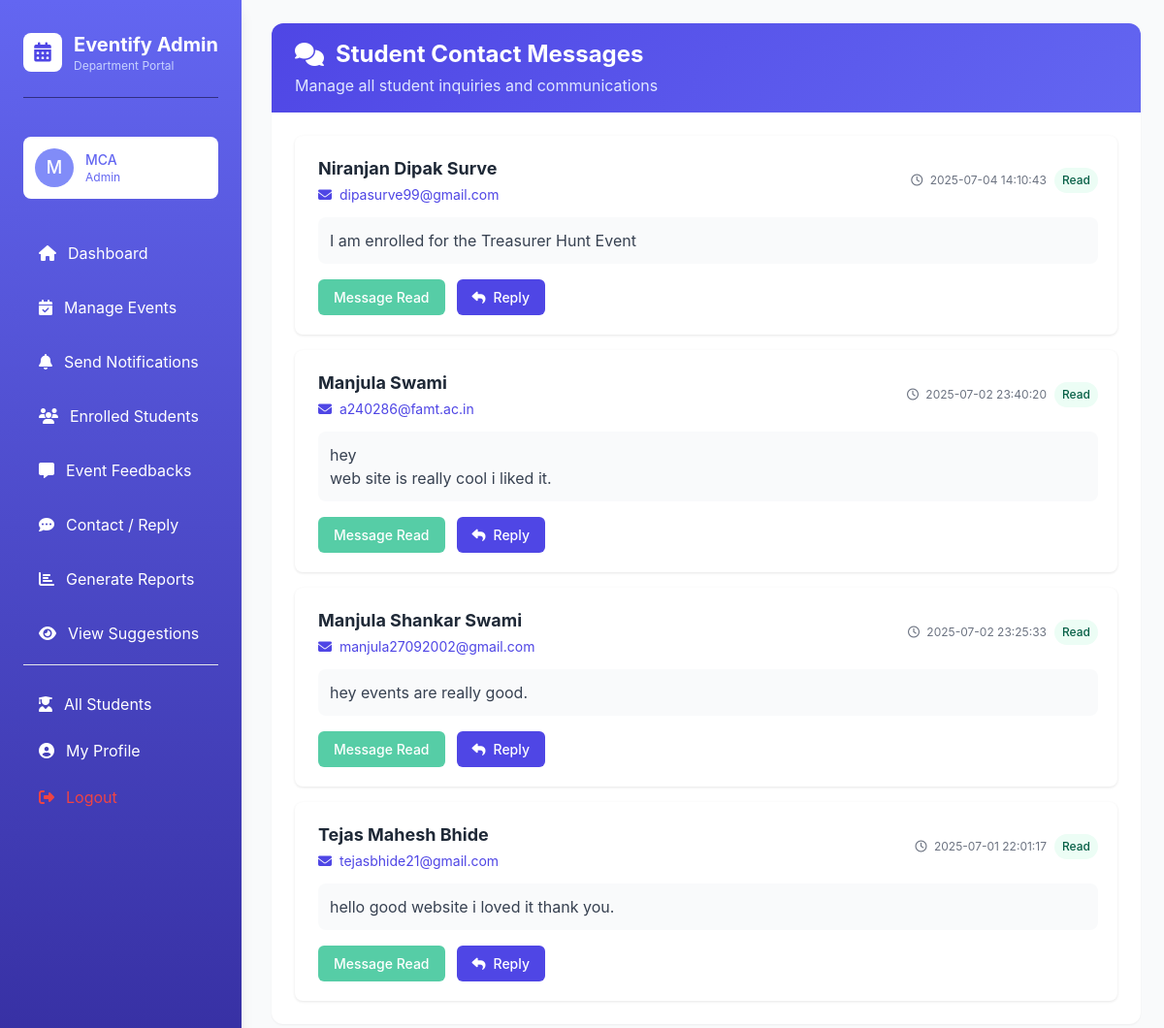
/department/contact_reply.php (signed in), run on the app's committed database.
### tables this page shows
CREATE TABLE `department_contacts` (
  `contact_id` int(11) NOT NULL,
  `student_name` varchar(100) NOT NULL,
  `student_email` varchar(100) NOT NULL,
  `department_id` int(11) NOT NULL,
  `message` text NOT NULL,
  `submitted_at` datetime DEFAULT current_timestamp(),
  `is_read` tinyint(1) DEFAULT 0
);

### department/contact_reply.php (the view, shortened to what this page needs)
<?php
require_once '../includes/db.php';
$department_id = $_SESSION['department_id'];
$stmt = $pdo->prepare("SELECT dc.*, d.department_name FROM department_contacts dc
    JOIN departments d ON dc.department_id = d.department_id
    WHERE dc.department_id = ?
    ORDER BY dc.submitted_at DESC");
$stmt->execute([$department_id]);
$messages = $stmt->fetchAll();
?>
<!DOCTYPE html>
<html lang="en">
<head>
    <script src="https://cdn.tailwindcss.com"></script>
    <link rel="stylesheet" href="https://cdnjs.cloudflare.com/ajax/libs/font-awesome/6.4.0/css/all.min.css">
</head>
<body class="bg-gray-50">
    <div class="flex">
        <?php include 'sidebar.php'; ?>
        <main class="flex-1 md:ml-64 p-6 mt-16 md:mt-0">
            <div class="max-w-6xl mx-auto">
                <div class="bg-white rounded-xl shadow-sm overflow-hidden">
                    <div class="page-header px-6 py-4">
                        <h1 class="text-2xl font-bold flex items-center">
                            <i class="fas fa-comments mr-3"></i> Student Contact Messages
                        </h1>
                        <p class="text-indigo-100 mt-1">Manage all student inquiries and communications</p>
                    </div>
                    <div class="p-6">
                        <?php if (count($messages) > 0): ?>
                            <div class="space-y-4">
                                <?php foreach ($messages as $msg): ?>
                                    <div class="message-card <?= $msg['is_read'] == 0 ? 'unread' : '' ?>">
                                        <div class="p-5">
                                            <div class="flex flex-col sm:flex-row sm:items-center sm:justify-between mb-3">
                                                <div class="mb-2 sm:mb-0">
                                                    <h3 class="text-lg font-bold text-gray-800">
                                                        <?= htmlspecialchars($msg['student_name']) ?>
                                                    </h3>
                                                    <a href="mailto:<?= $msg['student_email'] ?>" class="text-indigo-600 hover:underline text-sm">
                                                        <i class="fas fa-envelope mr-1"></i> <?= htmlspecialchars($msg['student_email']) ?>
                                                    </a>
                                                </div>
                                                <div class="flex items-center space-x-2">
                                                    <span class="text-xs text-gray-500">
                                                        <i class="far fa-clock mr-1"></i> <?= $msg['submitted_at'] ?>
                                                    </span>
                                                    <span class="badge <?= $msg['is_read'] ? 'badge-read' : 'badge-unread' ?>">
                                                        <?= $msg['is_read'] ? 'Read' : 'Unread' ?>
                                                    </span>
                                                </div>
                                            </div>
                                            <div class="bg-gray-50 p-3 rounded-lg mb-4">
                                                <p class="text-gray-700 whitespace-pre-line"><?= htmlspecialchars($msg['message']) ?></p>
                                            </div>
                                            <div class="flex flex-wrap gap-3 message-actions">
                                                <?php if ($msg['is_read'] == 0): ?>
                                                    <a href="contact_reply.php?read=<?= $msg['contact_id'] ?>" class="btn btn-warning">
                                                        <i class="fas fa-check-circle mr-2"></i> Mark as Read
                                                    </a>
                                                <?php else: ?>
                                                    <span class="btn btn-success opacity-70 cursor-default">
                                                        Message Read
                                                    </span>
                                                <?php endif; ?>
                                                <a href="mailto:<?= $msg['student_email'] ?>?subject=Response from <?= rawurlencode($msg['department_name']) ?>&body=<?= rawurlencode("Hello " . $msg['student_name'] . ",\n\nWe hope you're doing well. This is a response from your department regarding your recent query. Please find the details below:\n\n[Your Message Here]\n\nBest Regards,\n" . $msg['department_name']) ?>"
                                                    class="btn btn-primary">
                                                    <i class="fas fa-reply mr-2"></i> Reply
                                                </a>
                                            </div>
                                        </div>
                                    </div>
                                <?php endforeach; ?>
                            </div>
                        <?php endif; ?>
                    </div>
                </div>
            </div>
        </main>
    </div>
</body>
</html>

### department/contact_reply.php (style rules this page uses)
:root { --primary: #4f46e5; --primary-light: #6366f1; --primary-dark: #4338ca; --secondary: #f59e0b; --success: #10b981; --danger: #ef4444; --warning: #f59e0b; }
body { font-family: 'Inter', system-ui, -apple-system, sans-serif; background-color: #f8fafc; }
.message-card { transition: all 0.3s ease; border-radius: 0.5rem; box-shadow: 0 1px 3px rgba(0, 0, 0, 0.1); overflow: hidden; background: white; border-left: 4px solid transparent; }
.btn { transition: all 0.3s ease; border-radius: 0.375rem; padding: 0.5rem 1rem; font-weight: 500; display: inline-flex; align-items: center; justify-content: center; font-size: 0.875rem; }
.btn-primary { background-color: var(--primary); color: white; }
.btn-success { background-color: var(--success); color: white; }
.badge { display: inline-flex; align-items: center; padding: 0.25rem 0.5rem; border-radius: 9999px; font-size: 0.75rem; font-weight: 500; }
.badge-read { background-color: #ecfdf5; color: #065f46; }
.page-header { background: linear-gradient(135deg, var(--primary), var(--primary-light)); color: white; border-radius: 0.5rem 0.5rem 0 0; }

### data on the page
department_contacts: student_name "Niranjan Dipak Surve", student_email "dipasurve99@gmail.com", submitted_at "2025-07-04 14:10:43", is_read "Read", message "I am enrolled for the Treasurer Hunt Event"
department_contacts: student_name "Manjula Swami", student_email "a240286@famt.ac.in", submitted_at "2025-07-02 23:40:20", is_read "Read", message "hey web site is really cool i liked it."
department_contacts: student_name "Manjula Shankar Swami", student_email "manjula27092002@gmail.com", submitted_at "2025-07-02 23:25:33", is_read "Read", message "hey events are really good."
department_contacts: student_name "Tejas Mahesh Bhide", student_email "tejasbhide21@gmail.com", submitted_at "2025-07-01 22:01:17", is_read "Read", message "hello good website i loved it thank you."

### other printed values
substr(htmlspecialchars($_SESSION['department_name']), 0, 1) "M"
$_SESSION['department_name'] "MCA"
